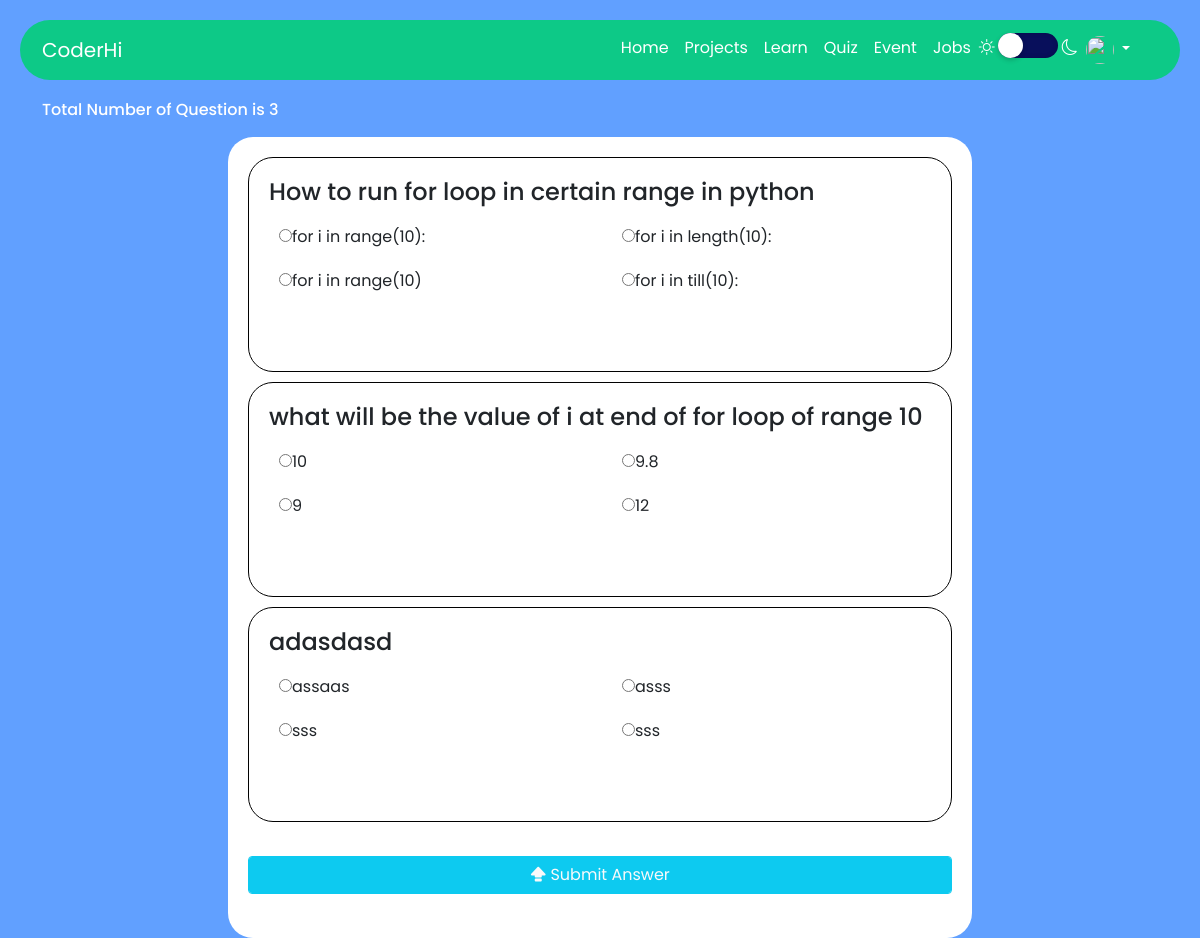
Screenshot of /quiz/detail/2/quiz with the database file from the repository.
### quizapp/models.py (models this page shows, shortened)
class questions(models.Model):
    quiz = models.ForeignKey(quizLevels,on_delete=models.CASCADE)
    questions = models.CharField(max_length=100,unique=True)
    option1 = models.CharField(max_length=100)
    option2 = models.CharField(max_length=100)
    option3 = models.CharField(max_length=100)
    option4 = models.CharField(max_length=100)
    answer = models.CharField(max_length=100)
    marks = models.IntegerField()

### quizapp/views.py (the view)
# urls.py: path('detail/<int:pk>/quiz',index,name = 'quiz'),
def index(request, pk):
    quizlevel = get_object_or_404(quizLevels,pk=pk)
    question = questions.objects.filter(quiz=quizlevel).all()
    count = question.count()
    context = {
        'quizlevel':pk,
        'obj':question,
        'count':count
           }
    return render(request,'quiz.html',context=context)

### quizapp/templates/quiz.html (shortened to what this page needs)
{% extends 'base.html' %}
{% load static %}
{% block content %}
<div class="row">
  <div class="col-md-6">
    <h6 style="color: white">Total Number of Question is {{count}}</h6>
  </div>
</div>
<div class="col-lg-8 question-sec mx-auto" id="quiz-ele">
  {% for i in obj%}
  <div id="{{ forloop.counter }}" class="question_sec" style="border: 1px #010101 solid;border-radius: 25px ; margin-bottom: 10px;padding: 20px;">
    <div class="row">
      <h4>{{i.questions}}</h4>
    </div>
    <form id="quiz-form">
    <div class="row">
      <div class="col-md-6">
        <div class="radio" style="margin: 10px;">
          <label>
            <input type="radio" name="name" id="option1" value="{{i.option1}}"/>{{i.option1}}
          </label>
        </div>
      </div>
      <div class="col-md-6">
        <div class="radio" style="margin: 10px;">
          <label>
            <input type="radio" name="name" id="option2" value="{{i.option2}}"/>{{i.option2}}
          </label>
        </div>
      </div>
      <br />
      <div class="col-md-6">
        <div class="radio" style="margin: 10px;">
          <label>
            <input type="radio" name="name" id="option3" value="{{i.option3}}"/>{{i.option3}}
          </label>
        </div>
      </div>
      <br />
      <div class="col-md-6">
        <div class="radio" style="margin: 10px;">
          <label>
            <input  type="radio"  name="name"  id="option4"  value="{{i.option4}}"/>{{i.option4}}
          </label>
        </div>
      </div>
    </div>
    <br />
    <br />
  </form>
</div>
  {%endfor%}
  <br />
  <div class="paginetor">
    <div class="form-group">
      <button class="btn form-control btn-info text-light" id="save_ans" style="display: block;"> <i class="bi bi-capslock-fill"></i> Submit Answer</button>
      <br>
    </div>
  </div>
</div>
{% endblock content %}

### mainpage/static/css/girls-theme.css (style rules this page uses)
body { background-color: #61a0ff !important; }

### mainpage/static/css/index.css (style rules this page uses)
* { margin: 0px; box-sizing: border-box; scroll-behavior: smooth; }
body { height: 100%; font-family: 'Poppins', sans-serif !important; }
.question-sec { margin-top: 10px; border-radius: 25px !important; background-color: #fff !important; padding: 20px; }

### rows the page displays
questions: questions "How to run for loop in certain range in python", option1 "for i in range(10):", option2 "for i in length(10):", option3 "for i in range(10)", option4 "for i in till(10):"
questions: questions "what will be the value of i at end of for loop of range 10", option1 "10", option2 "9.8", option3 "9", option4 "12"
questions: questions "adasdasd", option1 "assaas", option2 "asss", option3 "sss", option4 "sss"

### other values shown
{{ count }} "3"
